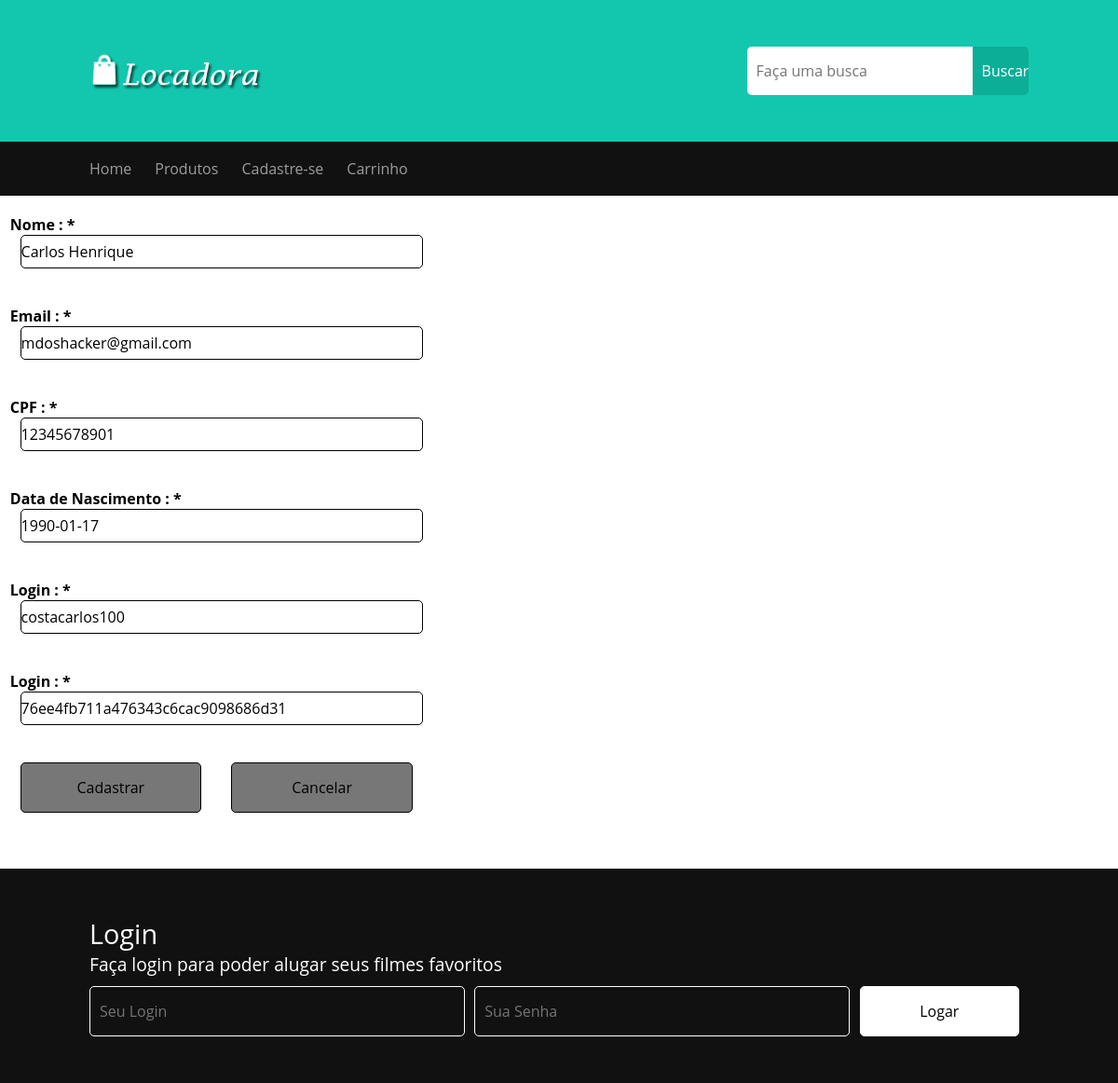
Screenshot of /paginas/editores/editarCliente.php?id=1 (signed in) with the database file from the repository.
### tables this page shows
CREATE TABLE `cliente` (
  `idCliente` int(2) NOT NULL,
  `nome` varchar(80) NOT NULL,
  `email` varchar(70) NOT NULL,
  `cpf` char(14) NOT NULL,
  `data_nascimento` date DEFAULT NULL,
  `login` varchar(50) NOT NULL,
  `senha` varchar(255) NOT NULL,
  `permissao` int(1) NOT NULL DEFAULT '2',
  `quant_loc` int(11) DEFAULT '0',
  `idFoto` int(11) DEFAULT '2000'
);

### paginas/editores/editarCliente.php (the view, shortened to what this page needs)
<?php
	include("../../php/buscadorDeFilmes.php");
	   $id = mysqli_real_escape_string($conexao,$_GET['id']);
   $sqlCode = "SELECT * FROM cliente where idCliente = $id";
   $mySQLC = $conexao->query($sqlCode);
   $linha = $mySQLC->fetch_assoc();
   if(!$linha){
		echo "<script>alert('Erro!!'); location.href='../../index.php';</script>";
		exit;
   }else{
?>
<!DOCTYPE html>
<html>
  <head>
	<link rel="stylesheet" href="../../css/styles.css" />
  </head>
  <body>
    <header class="cabecalho">
	  <h1 class="logo">
		<a href="index.php" title="Locadora"><img src="../../img/logo.png" /></a>
	  </h1>
	  <form method="POST">
	    <input type="text" placeholder="Faça uma busca">
		<input type="submit" value="Buscar">
	  </form>
    </header>
	<nav class="menu">
	  <ul>
	    <li> <a href="../../index.php">Home</a> </li>
	    <li> <a href="">Produtos</a> </li>
		<li> <a href="../../clientes.php">Cadastre-se</a> </li>
	    <li> <a href="">Carrinho</a> </li>
		</ul>
	</nav>
	<form method="POST" action="editarCliente.php?id=<?php echo $id;?>" enctype="multipart/form-data">
	  <div class="formCadastro">
	    <label>Nome : *<label><br/>
		<input type="text" id="nome" name="nome" value="<?php echo $linha['nome']?>" required>
	  </div>
	  <div class="formCadastro">
	    <label>Email : *<label><br/>
		<input type="text" id="email" name="email" value="<?php echo $linha['email']?>" required>
	  </div>
	  <div class="formCadastro">
	    <label>CPF : *<label><br/>
		<input type="text" id="cpf" name="cpf" value="<?php echo $linha['cpf']?>" required>
	  </div>
	  <div class="formCadastro">
	    <label>Data de Nascimento : *<label><br/>
		<input type="text" id="data" name="data" value="<?php echo $linha['data_nascimento']?>" required>
	  </div>
	  <div class="formCadastro">
	    <label>Login : *<label><br/>
		<input type="text" id="login" name="login" value="<?php echo $linha['login']?>" required>
	  </div>
	  <div class="formCadastro">
	    <label>Login : *<label><br/>
		<input type="text" id="senha" name="senha" value="<?php echo $linha['senha']?>" required>
	  </div>
	  <div class="formCadastro">
	    <input type="submit" value="Cadastrar" id="cadastrar">
		<input type="reset" value="Cancelar" id="cadastrar">
	  </div>
	 </form>
	<?php
	}
	?>
	<section class="login">
	  <h3>Login</h3>
	  <p>Faça login para poder alugar seus filmes favoritos</p>
	  <form method="POST" action="../../index.php">
	   <input type="text" placeholder="Seu Login" name="logEntrar">
	    <input type="password" placeholder="Sua Senha" name="passEntrar">
		<input type="submit" value="Logar" id="btnLogar">
	  </form>
	</section>
  </body>
</html>

### css/styles.css (style rules this page uses)
* { margin:0; padding:0; font-size:100%;font-family: 'Open Sans', sans-serif; font-weight:normal; box-sizing:border-box; border:none; outline:none; }
img { max-width:100%; }
ul { list-style:none }
a { text-decoration:none; }
p { font-size:1em; color:#777; }
header.cabecalho { width:100%; float:left; padding:50px 8%; background-color:#13c7ae; }
h1.logo a { width:221px; height:48px; float:left; font-size:0; }
header.cabecalho form { width:30%; float: right; cursor: pointer; margin:0; }
header.cabecalho input[type="text"] { width:80%; float:left; padding:15px 10px; border-radius:5px 0 0 5px; }
header.cabecalho input[type="submit"] { width:20%; float:right; padding:15px 10px; background-color:#0cae98; color:#fff; border-radius:0 5px 5px 0; }
nav.menu { width:100%; float:left; background-color:#111; padding:18px 8%; }
nav.menu li { float:left; }
nav.menu li a { color:#9d9d9d; margin-right:25px; }
section.login form { width:100%; float:left; margin-top:10px; display:block; clear:both; }
section.login input { width:40%; margin-right:1%; padding:15px 10px; border:1px solid #ffffff; border-radius:5px; color:#fff; background-color:initial; float:left; }
section.login input#btnLogar { width:17%; background-color:#fff; border-radius:5px; padding:15px 10px; float:right; color:#000; }
section.login { width:100%; float:left; background-color:#111; padding:50px 8%; margin-top:40px; }
section.login h3 { font-size:1.8em; color:#fff; }
section.login p { font-size:1.2em; color:#fff; }
div.formCadastro { float:left; width:90%; margin:20px 0; }
div.formCadastro label { font-weight:bold; margin-left:1%; }
div.formCadastro input { width:40%; margin-right:1%; padding:6px 0; border:1px solid #000; border-radius:5px; color:#fff; margin-left:2%; color:#000; }
div.formCadastro label label { color:#f00; margin:0; }
div.formCadastro input[type="submit"] { float:left; width:18%; background-color:#777; border-radius:5px; padding:15px 0; }
div.formCadastro input[type="reset"] { float:left; width:18%; background-color:#777; border-radius:5px; padding:15px 0; }

### rows the page displays
cliente: nome "Carlos Henrique", email "mdoshacker@gmail.com", cpf "12345678901", data "1990-01-17", login "costacarlos100", senha "76ee4fb711a476343c6cac9098686d31"
